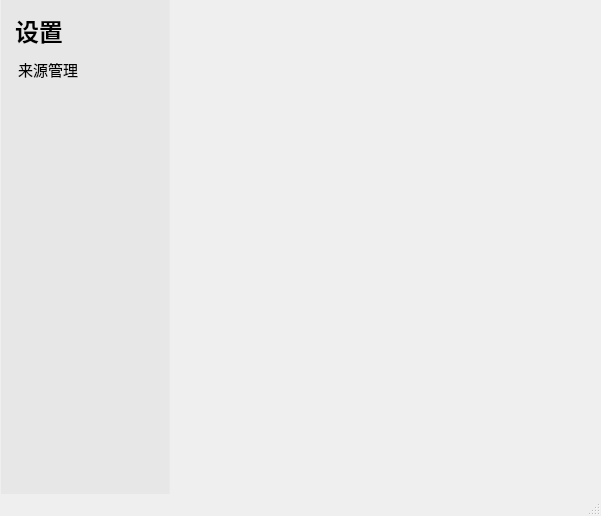
<?xml version="1.0" encoding="UTF-8"?>
<ui version="4.0">
 <class>MainWindow</class>
 <widget class="QMainWindow" name="MainWindow">
  <property name="geometry">
   <rect>
    <x>0</x>
    <y>0</y>
    <width>601</width>
    <height>516</height>
   </rect>
  </property>
  <property name="windowTitle">
   <string>Settings</string>
  </property>
  <property name="windowIcon">
   <iconset>
    <normaloff>../../../.designer/backup/setting_button.png</normaloff>../../../.designer/backup/setting_button.png</iconset>
  </property>
  <widget class="QWidget" name="centralwidget">
   <widget class="QStackedWidget" name="stackedWidget">
    <property name="geometry">
     <rect>
      <x>170</x>
      <y>0</y>
      <width>421</width>
      <height>491</height>
     </rect>
    </property>
    <property name="styleSheet">
     <string notr="true">QStackedWidget
{
	border-radius: 9px;
}</string>
    </property>
    <property name="currentIndex">
     <number>0</number>
    </property>
    <widget class="QWidget" name="page"/>
    <widget class="QWidget" name="page_2">
     <widget class="QListWidget" name="sources">
      <property name="geometry">
       <rect>
        <x>20</x>
        <y>60</y>
        <width>391</width>
        <height>370</height>
       </rect>
      </property>
      <property name="font">
       <font>
        <family>Microsoft Yahei</family>
        <pointsize>11</pointsize>
        <weight>50</weight>
        <italic>false</italic>
        <bold>false</bold>
       </font>
      </property>
      <property name="styleSheet">
       <string notr="true">QListWidget 
{
    background-color: #e7e7e7;
    border: 1px solid #eaeaea;
    font: 11pt &quot;Microsoft Yahei&quot;;
	outline: 0px;
	padding-top: 1px;
}
QListWidget::item 
{
    background-color: transparent;
    color: #000000;
    border: 0px;
    padding-left: 5px;
    height: 25px;
}
QListWidget::item:selected 
{
    color: #000000;
    background-color: #d7d7d7;
}</string>
      </property>
     </widget>
     <widget class="QWidget" name="widget" native="true">
      <property name="geometry">
       <rect>
        <x>20</x>
        <y>430</y>
        <width>391</width>
        <height>20</height>
       </rect>
      </property>
      <property name="styleSheet">
       <string notr="true">QWidget{
	background-color: #d7d7d7;
}</string>
      </property>
      <widget class="QPushButton" name="add_source">
       <property name="geometry">
        <rect>
         <x>0</x>
         <y>0</y>
         <width>21</width>
         <height>20</height>
        </rect>
       </property>
       <property name="font">
        <font>
         <family>新宋体</family>
         <pointsize>20</pointsize>
        </font>
       </property>
       <property name="cursor">
        <cursorShape>PointingHandCursor</cursorShape>
       </property>
       <property name="styleSheet">
        <string notr="true">QPushButton{
	background-color: #eaeaea;
	border: 1px solid #bcbcbc;
}</string>
       </property>
       <property name="text">
        <string>+</string>
       </property>
      </widget>
      <widget class="QPushButton" name="delete_source">
       <property name="geometry">
        <rect>
         <x>22</x>
         <y>0</y>
         <width>21</width>
         <height>20</height>
        </rect>
       </property>
       <property name="font">
        <font>
         <family>新宋体</family>
         <pointsize>20</pointsize>
        </font>
       </property>
       <property name="cursor">
        <cursorShape>PointingHandCursor</cursorShape>
       </property>
       <property name="styleSheet">
        <string notr="true">QPushButton{
	background-color: #eaeaea;
	border: 1px solid #bcbcbc;
}</string>
       </property>
       <property name="text">
        <string>-</string>
       </property>
      </widget>
     </widget>
     <widget class="QLabel" name="label_2">
      <property name="geometry">
       <rect>
        <x>20</x>
        <y>20</y>
        <width>211</width>
        <height>31</height>
       </rect>
      </property>
      <property name="font">
       <font>
        <family>微软雅黑</family>
        <pointsize>12</pointsize>
       </font>
      </property>
      <property name="text">
       <string>设置Gallery音乐的文件路径:</string>
      </property>
     </widget>
     <widget class="QPushButton" name="cancel_button">
      <property name="geometry">
       <rect>
        <x>300</x>
        <y>460</y>
        <width>51</width>
        <height>23</height>
       </rect>
      </property>
      <property name="cursor">
       <cursorShape>PointingHandCursor</cursorShape>
      </property>
      <property name="styleSheet">
       <string notr="true">QPushButton
{
	background-color: #d7d7d7;
	outline: none;
	border: 1px solid #eaeaea;
	border-radius: 4px;
}</string>
      </property>
      <property name="text">
       <string>取消</string>
      </property>
     </widget>
     <widget class="QPushButton" name="save_button">
      <property name="geometry">
       <rect>
        <x>360</x>
        <y>460</y>
        <width>51</width>
        <height>23</height>
       </rect>
      </property>
      <property name="cursor">
       <cursorShape>PointingHandCursor</cursorShape>
      </property>
      <property name="styleSheet">
       <string notr="true">QPushButton
{
	background-color: #d7d7d7;
	outline: none;
	border: 1px solid #eaeaea;
	border-radius: 4px;
}</string>
      </property>
      <property name="text">
       <string>保存</string>
      </property>
     </widget>
    </widget>
   </widget>
   <widget class="QListWidget" name="listWidget">
    <property name="geometry">
     <rect>
      <x>10</x>
      <y>0</y>
      <width>150</width>
      <height>500</height>
     </rect>
    </property>
    <property name="font">
     <font>
      <family>Microsoft Yahei</family>
      <pointsize>11</pointsize>
      <weight>50</weight>
      <italic>false</italic>
      <bold>false</bold>
     </font>
    </property>
    <property name="cursor" stdset="0">
     <cursorShape>ArrowCursor</cursorShape>
    </property>
    <property name="mouseTracking">
     <bool>true</bool>
    </property>
    <property name="styleSheet">
     <string notr="true">QListWidget 
{
    background-color: #e7e7e7;
    border: none;
	border-raduis: 10px;
    font: 10.5pt &quot;Microsoft Yahei&quot;;
	outline: 0px;
	padding-top: 50px;
}
QListWidget::item 
{
    background-color: transparent;
    color: #000000;
    border: 0px;
    padding-left: 5px;
    height: 38px;
}
QListWidget::item:selected 
{
    color: #ffffff;
    background-color: #808080;
	border-radius: 9px;
}</string>
    </property>
    <item>
     <property name="text">
      <string>来源管理</string>
     </property>
    </item>
   </widget>
   <widget class="QWidget" name="widget_2" native="true">
    <property name="geometry">
     <rect>
      <x>160</x>
      <y>0</y>
      <width>10</width>
      <height>500</height>
     </rect>
    </property>
    <property name="styleSheet">
     <string notr="true">QWidget{
	background-color: #e7e7e7;
	border-right: 1px solid #eaeaea;
}</string>
    </property>
   </widget>
   <widget class="QWidget" name="widget_3" native="true">
    <property name="geometry">
     <rect>
      <x>1</x>
      <y>0</y>
      <width>9</width>
      <height>500</height>
     </rect>
    </property>
    <property name="styleSheet">
     <string notr="true">QWidget{
	background-color: #e7e7e7;
}</string>
    </property>
   </widget>
   <widget class="QLabel" name="label">
    <property name="geometry">
     <rect>
      <x>15</x>
      <y>10</y>
      <width>81</width>
      <height>41</height>
     </rect>
    </property>
    <property name="font">
     <font>
      <family>Microsoft YaHei UI Semibold</family>
      <pointsize>18</pointsize>
      <weight>75</weight>
      <bold>true</bold>
     </font>
    </property>
    <property name="text">
     <string>设置</string>
    </property>
   </widget>
  </widget>
  <widget class="QStatusBar" name="statusbar"/>
  <action name="actionAbout">
   <property name="text">
    <string>关于musicGallery</string>
   </property>
   <property name="font">
    <font>
     <family>新宋体</family>
    </font>
   </property>
  </action>
  <action name="actionconfig">
   <property name="text">
    <string>配置音乐文件夹</string>
   </property>
   <property name="font">
    <font>
     <family>新宋体</family>
    </font>
   </property>
  </action>
 </widget>
 <resources/>
 <connections/>
</ui>
